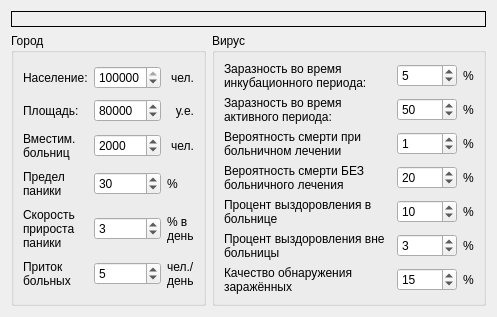
      <widget class="QWidget" name="tab">
       <attribute name="title">
        <string>Параметры эпидемии</string>
       </attribute>
       <layout class="QVBoxLayout" name="verticalLayout_2">
        <item>
         <widget class="QLabel" name="label_13">
          <property name="maximumSize">
           <size>
            <width>16777215</width>
            <height>150</height>
           </size>
          </property>
          <property name="frameShape">
           <enum>QFrame::Box</enum>
          </property>
          <property name="text">
           <string/>
          </property>
          <property name="pixmap">
           <pixmap resource="resources.qrc">:/res/title.png</pixmap>
          </property>
          <property name="alignment">
           <set>Qt::AlignCenter</set>
          </property>
         </widget>
        </item>
        <item>
         <layout class="QHBoxLayout" name="horizontalLayout_2">
          <item>
           <widget class="QGroupBox" name="groupBox">
            <property name="sizePolicy">
             <sizepolicy hsizetype="Preferred" vsizetype="Preferred">
              <horstretch>1</horstretch>
              <verstretch>0</verstretch>
             </sizepolicy>
            </property>
            <property name="title">
             <string>Город</string>
            </property>
            <layout class="QGridLayout" name="gridLayout">
             <item row="2" column="1">
              <widget class="QSpinBox" name="spinBox_hospitalCapacity">
               <property name="sizePolicy">
                <sizepolicy hsizetype="Minimum" vsizetype="Fixed">
                 <horstretch>2</horstretch>
                 <verstretch>0</verstretch>
                </sizepolicy>
               </property>
               <property name="maximum">
                <number>1000000</number>
               </property>
               <property name="singleStep">
                <number>200</number>
               </property>
               <property name="value">
                <number>2000</number>
               </property>
              </widget>
             </item>
             <item row="1" column="0">
              <widget class="QLabel" name="label_5">
               <property name="sizePolicy">
                <sizepolicy hsizetype="Preferred" vsizetype="Preferred">
                 <horstretch>1</horstretch>
                 <verstretch>0</verstretch>
                </sizepolicy>
               </property>
               <property name="text">
                <string>Площадь:</string>
               </property>
              </widget>
             </item>
             <item row="0" column="1">
              <widget class="QSpinBox" name="spinBox_peopleCount">
               <property name="sizePolicy">
                <sizepolicy hsizetype="Minimum" vsizetype="Fixed">
                 <horstretch>2</horstretch>
                 <verstretch>0</verstretch>
                </sizepolicy>
               </property>
               <property name="maximum">
                <number>25000000</number>
               </property>
               <property name="value">
                <number>100000</number>
               </property>
              </widget>
             </item>
             <item row="4" column="2">
              <widget class="QLabel" name="label_11">
               <property name="maximumSize">
                <size>
                 <width>45</width>
                 <height>16777215</height>
                </size>
               </property>
               <property name="text">
                <string>% в день</string>
               </property>
               <property name="alignment">
                <set>Qt::AlignLeading|Qt::AlignLeft|Qt::AlignVCenter</set>
               </property>
               <property name="wordWrap">
                <bool>true</bool>
               </property>
              </widget>
             </item>
             <item row="2" column="2">
              <widget class="QLabel" name="label_7">
               <property name="maximumSize">
                <size>
                 <width>45</width>
                 <height>16777215</height>
                </size>
               </property>
               <property name="text">
                <string>чел.</string>
               </property>
               <property name="alignment">
                <set>Qt::AlignRight|Qt::AlignTrailing|Qt::AlignVCenter</set>
               </property>
              </widget>
             </item>
             <item row="3" column="1">
              <widget class="QSpinBox" name="spinBox_panicLimit">
               <property name="sizePolicy">
                <sizepolicy hsizetype="Minimum" vsizetype="Fixed">
                 <horstretch>2</horstretch>
                 <verstretch>0</verstretch>
                </sizepolicy>
               </property>
               <property name="maximum">
                <number>100</number>
               </property>
               <property name="singleStep">
                <number>1</number>
               </property>
               <property name="value">
                <number>30</number>
               </property>
              </widget>
             </item>
             <item row="4" column="0">
              <widget class="QLabel" name="label_10">
               <property name="sizePolicy">
                <sizepolicy hsizetype="Preferred" vsizetype="Preferred">
                 <horstretch>1</horstretch>
                 <verstretch>0</verstretch>
                </sizepolicy>
               </property>
               <property name="text">
                <string>Скорость прироста паники</string>
               </property>
               <property name="wordWrap">
                <bool>true</bool>
               </property>
              </widget>
             </item>
             <item row="0" column="0">
              <widget class="QLabel" name="label">
               <property name="sizePolicy">
                <sizepolicy hsizetype="Preferred" vsizetype="Preferred">
                 <horstretch>1</horstretch>
                 <verstretch>0</verstretch>
                </sizepolicy>
               </property>
               <property name="text">
                <string>Население:</string>
               </property>
              </widget>
             </item>
             <item row="1" column="1">
              <widget class="QSpinBox" name="spinBox_square">
               <property name="sizePolicy">
                <sizepolicy hsizetype="Minimum" vsizetype="Fixed">
                 <horstretch>2</horstretch>
                 <verstretch>0</verstretch>
                </sizepolicy>
               </property>
               <property name="minimum">
                <number>1</number>
               </property>
               <property name="maximum">
                <number>30000000</number>
               </property>
               <property name="value">
                <number>80000</number>
               </property>
              </widget>
             </item>
             <item row="3" column="2">
              <widget class="QLabel" name="label_9">
               <property name="maximumSize">
                <size>
                 <width>45</width>
                 <height>16777215</height>
                </size>
               </property>
               <property name="text">
                <string>%</string>
               </property>
               <property name="alignment">
                <set>Qt::AlignLeading|Qt::AlignLeft|Qt::AlignVCenter</set>
               </property>
              </widget>
             </item>
             <item row="2" column="0">
              <widget class="QLabel" name="label_6">
               <property name="sizePolicy">
                <sizepolicy hsizetype="Preferred" vsizetype="Preferred">
                 <horstretch>1</horstretch>
                 <verstretch>0</verstretch>
                </sizepolicy>
               </property>
               <property name="text">
                <string>Вместим. больниц</string>
               </property>
               <property name="wordWrap">
                <bool>true</bool>
               </property>
              </widget>
             </item>
             <item row="1" column="2">
              <widget class="QLabel" name="label_4">
               <property name="maximumSize">
                <size>
                 <width>45</width>
                 <height>16777215</height>
                </size>
               </property>
               <property name="text">
                <string>у.е.</string>
               </property>
               <property name="alignment">
                <set>Qt::AlignRight|Qt::AlignTrailing|Qt::AlignVCenter</set>
               </property>
              </widget>
             </item>
             <item row="0" column="2">
              <widget class="QLabel" name="label_3">
               <property name="maximumSize">
                <size>
                 <width>45</width>
                 <height>16777215</height>
                </size>
               </property>
               <property name="text">
                <string>чел.</string>
               </property>
               <property name="alignment">
                <set>Qt::AlignRight|Qt::AlignTrailing|Qt::AlignVCenter</set>
               </property>
              </widget>
             </item>
             <item row="4" column="1">
              <widget class="QSpinBox" name="spinBox_panicGrow">
               <property name="sizePolicy">
                <sizepolicy hsizetype="Minimum" vsizetype="Fixed">
                 <horstretch>2</horstretch>
                 <verstretch>0</verstretch>
                </sizepolicy>
               </property>
               <property name="maximum">
                <number>100</number>
               </property>
               <property name="singleStep">
                <number>1</number>
               </property>
               <property name="value">
                <number>3</number>
               </property>
              </widget>
             </item>
             <item row="3" column="0">
              <widget class="QLabel" name="label_8">
               <property name="sizePolicy">
                <sizepolicy hsizetype="Preferred" vsizetype="Preferred">
                 <horstretch>1</horstretch>
                 <verstretch>0</verstretch>
                </sizepolicy>
               </property>
               <property name="text">
                <string>Предел паники</string>
               </property>
               <property name="wordWrap">
                <bool>true</bool>
               </property>
              </widget>
             </item>
             <item row="5" column="0">
              <widget class="QLabel" name="label_29">
               <property name="sizePolicy">
                <sizepolicy hsizetype="Preferred" vsizetype="Preferred">
                 <horstretch>1</horstretch>
                 <verstretch>0</verstretch>
                </sizepolicy>
               </property>
               <property name="toolTip">
                <string>Сколько заражённых вирусом граждан ежедневно приезжают в город</string>
               </property>
               <property name="text">
                <string>Приток больных</string>
               </property>
               <property name="wordWrap">
                <bool>true</bool>
               </property>
              </widget>
             </item>
             <item row="5" column="1">
              <widget class="QSpinBox" name="spinBox_illIncoming">
               <property name="sizePolicy">
                <sizepolicy hsizetype="Minimum" vsizetype="Fixed">
                 <horstretch>2</horstretch>
                 <verstretch>0</verstretch>
                </sizepolicy>
               </property>
               <property name="toolTip">
                <string>Сколько заражённых вирусом граждан ежедневно приезжают в город</string>
               </property>
               <property name="maximum">
                <number>100</number>
               </property>
               <property name="singleStep">
                <number>1</number>
               </property>
               <property name="value">
                <number>5</number>
               </property>
              </widget>
             </item>
             <item row="5" column="2">
              <widget class="QLabel" name="label_30">
               <property name="maximumSize">
                <size>
                 <width>45</width>
                 <height>16777215</height>
                </size>
               </property>
               <property name="text">
                <string>чел./ день</string>
               </property>
               <property name="alignment">
                <set>Qt::AlignLeading|Qt::AlignLeft|Qt::AlignVCenter</set>
               </property>
               <property name="wordWrap">
                <bool>true</bool>
               </property>
              </widget>
             </item>
            </layout>
           </widget>
          </item>
          <item>
           <widget class="QGroupBox" name="groupBox_4">
            <property name="sizePolicy">
             <sizepolicy hsizetype="Preferred" vsizetype="Preferred">
              <horstretch>2</horstretch>
              <verstretch>0</verstretch>
             </sizepolicy>
            </property>
            <property name="title">
             <string>Вирус</string>
            </property>
            <layout class="QGridLayout" name="gridLayout_2">
             <item row="2" column="1">
              <widget class="QSpinBox" name="spinBox_contAct">
               <property name="sizePolicy">
                <sizepolicy hsizetype="Minimum" vsizetype="Fixed">
                 <horstretch>2</horstretch>
                 <verstretch>0</verstretch>
                </sizepolicy>
               </property>
               <property name="maximumSize">
                <size>
                 <width>60</width>
                 <height>16777215</height>
                </size>
               </property>
               <property name="toolTip">
                <string>&lt;html&gt;&lt;head/&gt;&lt;body&gt;&lt;p&gt;Под заразностью здесь понимается вероятность того,&lt;br/&gt;что (за период в 6 часов) заражённый вследствие&lt;br/&gt;социальных контактов передаст инфекцию&lt;br/&gt;хотя бы одному здоровому человеку&lt;/p&gt;&lt;/body&gt;&lt;/html&gt;</string>
               </property>
               <property name="maximum">
                <number>100</number>
               </property>
               <property name="singleStep">
                <number>1</number>
               </property>
               <property name="value">
                <number>50</number>
               </property>
              </widget>
             </item>
             <item row="2" column="0">
              <widget class="QLabel" name="label_16">
               <property name="sizePolicy">
                <sizepolicy hsizetype="Preferred" vsizetype="Preferred">
                 <horstretch>2</horstretch>
                 <verstretch>0</verstretch>
                </sizepolicy>
               </property>
               <property name="toolTip">
                <string>&lt;html&gt;&lt;head/&gt;&lt;body&gt;&lt;p&gt;Под заразностью здесь понимается вероятность того,&lt;br/&gt;что (за период в 6 часов) заражённый вследствие&lt;br/&gt;социальных контактов передаст инфекцию&lt;br/&gt;хотя бы одному здоровому человеку&lt;/p&gt;&lt;/body&gt;&lt;/html&gt;</string>
               </property>
               <property name="text">
                <string>Заразность во время активного периода:</string>
               </property>
               <property name="wordWrap">
                <bool>true</bool>
               </property>
              </widget>
             </item>
             <item row="3" column="1">
              <widget class="QSpinBox" name="spinBox_lethalityCured">
               <property name="sizePolicy">
                <sizepolicy hsizetype="Minimum" vsizetype="Fixed">
                 <horstretch>2</horstretch>
                 <verstretch>0</verstretch>
                </sizepolicy>
               </property>
               <property name="maximumSize">
                <size>
                 <width>60</width>
                 <height>16777215</height>
                </size>
               </property>
               <property name="toolTip">
                <string>&lt;html&gt;&lt;head/&gt;&lt;body&gt;&lt;p&gt;Вероятность того, что за период в 12 часов&lt;br/&gt;находящийся в больнице пациент погибнет&lt;/p&gt;&lt;/body&gt;&lt;/html&gt;</string>
               </property>
               <property name="maximum">
                <number>100</number>
               </property>
               <property name="singleStep">
                <number>1</number>
               </property>
               <property name="value">
                <number>1</number>
               </property>
              </widget>
             </item>
             <item row="5" column="1">
              <widget class="QSpinBox" name="spinBox_cureHospProbability">
               <property name="sizePolicy">
                <sizepolicy hsizetype="Minimum" vsizetype="Fixed">
                 <horstretch>2</horstretch>
                 <verstretch>0</verstretch>
                </sizepolicy>
               </property>
               <property name="maximumSize">
                <size>
                 <width>60</width>
                 <height>16777215</height>
                </size>
               </property>
               <property name="toolTip">
                <string>&lt;html&gt;&lt;head/&gt;&lt;body&gt;&lt;p&gt;Вероятность того, что за период в 12 часов больной, &lt;br/&gt;находящийся в больнице, будет излечен&lt;/p&gt;&lt;/body&gt;&lt;/html&gt;</string>
               </property>
               <property name="maximum">
                <number>100</number>
               </property>
               <property name="singleStep">
                <number>1</number>
               </property>
               <property name="value">
                <number>10</number>
               </property>
              </widget>
             </item>
             <item row="1" column="1">
              <widget class="QSpinBox" name="spinBox_contPass">
               <property name="sizePolicy">
                <sizepolicy hsizetype="Minimum" vsizetype="Fixed">
                 <horstretch>2</horstretch>
                 <verstretch>0</verstretch>
                </sizepolicy>
               </property>
               <property name="maximumSize">
                <size>
                 <width>60</width>
                 <height>16777215</height>
                </size>
               </property>
               <property name="toolTip">
                <string>&lt;html&gt;&lt;head/&gt;&lt;body&gt;&lt;p&gt;Под заразностью здесь понимается вероятность того, &lt;br/&gt;что (за период в 6 часов) заражённый вследствие&lt;br/&gt;социальных контактов передаст инфекцию&lt;br/&gt;хотя бы одному здоровому человеку&lt;/p&gt;&lt;/body&gt;&lt;/html&gt;</string>
               </property>
               <property name="maximum">
                <number>100</number>
               </property>
               <property name="singleStep">
                <number>1</number>
               </property>
               <property name="value">
                <number>5</number>
               </property>
              </widget>
             </item>
             <item row="7" column="0">
              <widget class="QLabel" name="label_20">
               <property name="sizePolicy">
                <sizepolicy hsizetype="Preferred" vsizetype="Preferred">
                 <horstretch>1</horstretch>
                 <verstretch>0</verstretch>
                </sizepolicy>
               </property>
               <property name="toolTip">
                <string>&lt;html&gt;&lt;head/&gt;&lt;body&gt;&lt;p&gt;Процент обнаруживаемых за 12-часовой период заражённых.&lt;br/&gt;Пока не применяются тесты на вирус, &lt;br/&gt;обнаруживаются заражённые только в активном периоде&lt;/p&gt;&lt;/body&gt;&lt;/html&gt;</string>
               </property>
               <property name="text">
                <string>Качество обнаружения заражённых</string>
               </property>
               <property name="wordWrap">
                <bool>true</bool>
               </property>
              </widget>
             </item>
             <item row="7" column="2">
              <widget class="QLabel" name="label_21">
               <property name="maximumSize">
                <size>
                 <width>45</width>
                 <height>16777215</height>
                </size>
               </property>
               <property name="text">
                <string>%</string>
               </property>
               <property name="alignment">
                <set>Qt::AlignLeading|Qt::AlignLeft|Qt::AlignVCenter</set>
               </property>
              </widget>
             </item>
             <item row="6" column="0">
              <widget class="QLabel" name="label_27">
               <property name="sizePolicy">
                <sizepolicy hsizetype="Preferred" vsizetype="Preferred">
                 <horstretch>1</horstretch>
                 <verstretch>0</verstretch>
                </sizepolicy>
               </property>
               <property name="toolTip">
                <string>&lt;html&gt;&lt;head/&gt;&lt;body&gt;&lt;p&gt;Вероятность того, что за период в 12 часов больной, &lt;br/&gt;находящийся вне больничного наблюдения, &lt;br/&gt;самостоятельно переборет вирус&lt;/p&gt;&lt;/body&gt;&lt;/html&gt;</string>
               </property>
               <property name="text">
                <string>Процент выздоровления вне больницы</string>
               </property>
               <property name="wordWrap">
                <bool>true</bool>
               </property>
              </widget>
             </item>
             <item row="3" column="2">
              <widget class="QLabel" name="label_24">
               <property name="maximumSize">
                <size>
                 <width>45</width>
                 <height>16777215</height>
                </size>
               </property>
               <property name="text">
                <string>%</string>
               </property>
               <property name="alignment">
                <set>Qt::AlignLeading|Qt::AlignLeft|Qt::AlignVCenter</set>
               </property>
              </widget>
             </item>
             <item row="5" column="2">
              <widget class="QLabel" name="label_26">
               <property name="maximumSize">
                <size>
                 <width>45</width>
                 <height>16777215</height>
                </size>
               </property>
               <property name="text">
                <string>%</string>
               </property>
               <property name="alignment">
                <set>Qt::AlignLeading|Qt::AlignLeft|Qt::AlignVCenter</set>
               </property>
              </widget>
             </item>
             <item row="6" column="1">
              <widget class="QSpinBox" name="spinBox_cureNonHospProbability">
               <property name="sizePolicy">
                <sizepolicy hsizetype="Minimum" vsizetype="Fixed">
                 <horstretch>2</horstretch>
                 <verstretch>0</verstretch>
                </sizepolicy>
               </property>
               <property name="maximumSize">
                <size>
                 <width>60</width>
                 <height>16777215</height>
                </size>
               </property>
               <property name="toolTip">
                <string>&lt;html&gt;&lt;head/&gt;&lt;body&gt;&lt;p&gt;Вероятность того, что за период в 12 часов больной, &lt;br/&gt;находящийся вне больничного наблюдения, &lt;br/&gt;самостоятельно переборет вирус&lt;/p&gt;&lt;/body&gt;&lt;/html&gt;</string>
               </property>
               <property name="maximum">
                <number>100</number>
               </property>
               <property name="singleStep">
                <number>1</number>
               </property>
               <property name="value">
                <number>3</number>
               </property>
              </widget>
             </item>
             <item row="5" column="0">
              <widget class="QLabel" name="label_25">
               <property name="sizePolicy">
                <sizepolicy hsizetype="Preferred" vsizetype="Preferred">
                 <horstretch>1</horstretch>
                 <verstretch>0</verstretch>
                </sizepolicy>
               </property>
               <property name="toolTip">
                <string>&lt;html&gt;&lt;head/&gt;&lt;body&gt;&lt;p&gt;Вероятность того, что за период в 12 часов больной, &lt;br/&gt;находящийся в больнице, будет излечен&lt;/p&gt;&lt;/body&gt;&lt;/html&gt;</string>
               </property>
               <property name="text">
                <string>Процент выздоровления в больнице</string>
               </property>
               <property name="wordWrap">
                <bool>true</bool>
               </property>
              </widget>
             </item>
             <item row="1" column="2">
              <widget class="QLabel" name="label_22">
               <property name="maximumSize">
                <size>
                 <width>45</width>
                 <height>16777215</height>
                </size>
               </property>
               <property name="text">
                <string>%</string>
               </property>
               <property name="alignment">
                <set>Qt::AlignLeading|Qt::AlignLeft|Qt::AlignVCenter</set>
               </property>
              </widget>
             </item>
             <item row="4" column="0">
              <widget class="QLabel" name="label_17">
               <property name="sizePolicy">
                <sizepolicy hsizetype="Preferred" vsizetype="Preferred">
                 <horstretch>1</horstretch>
                 <verstretch>0</verstretch>
                </sizepolicy>
               </property>
               <property name="toolTip">
                <string>&lt;html&gt;&lt;head/&gt;&lt;body&gt;&lt;p&gt;Вероятность того, что за период в 12 часов &lt;br/&gt;находящийся в терминальной стадии вне больницы &lt;br/&gt;пациент погибнет&lt;/p&gt;&lt;/body&gt;&lt;/html&gt;</string>
               </property>
               <property name="text">
                <string>Вероятность смерти БЕЗ больничного лечения</string>
               </property>
               <property name="wordWrap">
                <bool>true</bool>
               </property>
              </widget>
             </item>
             <item row="4" column="2">
              <widget class="QLabel" name="label_19">
               <property name="maximumSize">
                <size>
                 <width>45</width>
                 <height>16777215</height>
                </size>
               </property>
               <property name="text">
                <string>%</string>
               </property>
               <property name="alignment">
                <set>Qt::AlignLeading|Qt::AlignLeft|Qt::AlignVCenter</set>
               </property>
              </widget>
             </item>
             <item row="6" column="2">
              <widget class="QLabel" name="label_28">
               <property name="maximumSize">
                <size>
                 <width>45</width>
                 <height>16777215</height>
                </size>
               </property>
               <property name="text">
                <string>%</string>
               </property>
               <property name="alignment">
                <set>Qt::AlignLeading|Qt::AlignLeft|Qt::AlignVCenter</set>
               </property>
              </widget>
             </item>
             <item row="2" column="2">
              <widget class="QLabel" name="label_23">
               <property name="maximumSize">
                <size>
                 <width>45</width>
                 <height>16777215</height>
                </size>
               </property>
               <property name="text">
                <string>%</string>
               </property>
               <property name="alignment">
                <set>Qt::AlignLeading|Qt::AlignLeft|Qt::AlignVCenter</set>
               </property>
              </widget>
             </item>
             <item row="3" column="0">
              <widget class="QLabel" name="label_14">
               <property name="toolTip">
                <string>&lt;html&gt;&lt;head/&gt;&lt;body&gt;&lt;p&gt;Вероятность того, что за период в 12 часов&lt;br/&gt;находящийся в больнице пациент погибнет&lt;/p&gt;&lt;/body&gt;&lt;/html&gt;</string>
               </property>
               <property name="text">
                <string>Вероятность смерти при больничном лечении</string>
               </property>
               <property name="wordWrap">
                <bool>true</bool>
               </property>
              </widget>
             </item>
             <item row="1" column="0">
              <widget class="QLabel" name="label_12">
               <property name="sizePolicy">
                <sizepolicy hsizetype="Preferred" vsizetype="Preferred">
                 <horstretch>2</horstretch>
                 <verstretch>0</verstretch>
                </sizepolicy>
               </property>
               <property name="toolTip">
                <string>&lt;html&gt;&lt;head/&gt;&lt;body&gt;&lt;p&gt;Под заразностью здесь понимается вероятность того, &lt;br/&gt;что (за период в 6 часов) заражённый вследствие&lt;br/&gt;социальных контактов передаст инфекцию&lt;br/&gt;хотя бы одному здоровому человеку&lt;/p&gt;&lt;/body&gt;&lt;/html&gt;</string>
               </property>
               <property name="text">
                <string>Заразность во время инкубационного периода:</string>
               </property>
               <property name="wordWrap">
                <bool>true</bool>
               </property>
              </widget>
             </item>
             <item row="7" column="1">
              <widget class="QSpinBox" name="spinBox_detection">
               <property name="sizePolicy">
                <sizepolicy hsizetype="Minimum" vsizetype="Fixed">
                 <horstretch>2</horstretch>
                 <verstretch>0</verstretch>
                </sizepolicy>
               </property>
               <property name="maximumSize">
                <size>
                 <width>60</width>
                 <height>16777215</height>
                </size>
               </property>
               <property name="toolTip">
                <string>&lt;html&gt;&lt;head/&gt;&lt;body&gt;&lt;p&gt;Процент обнаруживаемых за 12-часовой период заражённых.&lt;br/&gt;Пока не применяются тесты на вирус, &lt;br/&gt;обнаруживаются заражённые только в активном периоде&lt;/p&gt;&lt;/body&gt;&lt;/html&gt;</string>
               </property>
               <property name="maximum">
                <number>100</number>
               </property>
               <property name="singleStep">
                <number>1</number>
               </property>
               <property name="value">
                <number>15</number>
               </property>
              </widget>
             </item>
             <item row="4" column="1">
              <widget class="QSpinBox" name="spinBox_lethalityUncured">
               <property name="sizePolicy">
                <sizepolicy hsizetype="Minimum" vsizetype="Fixed">
                 <horstretch>2</horstretch>
                 <verstretch>0</verstretch>
                </sizepolicy>
               </property>
               <property name="maximumSize">
                <size>
                 <width>60</width>
                 <height>16777215</height>
                </size>
               </property>
               <property name="toolTip">
                <string>&lt;html&gt;&lt;head/&gt;&lt;body&gt;&lt;p&gt;Вероятность того, что за период в 12 часов &lt;br/&gt;находящийся в терминальной стадии вне больницы &lt;br/&gt;пациент погибнет&lt;/p&gt;&lt;/body&gt;&lt;/html&gt;</string>
               </property>
               <property name="maximum">
                <number>100</number>
               </property>
               <property name="singleStep">
                <number>1</number>
               </property>
               <property name="value">
                <number>20</number>
               </property>
              </widget>
             </item>
            </layout>
           </widget>
          </item>
         </layout>
        </item>
       </layout>
      </widget>
